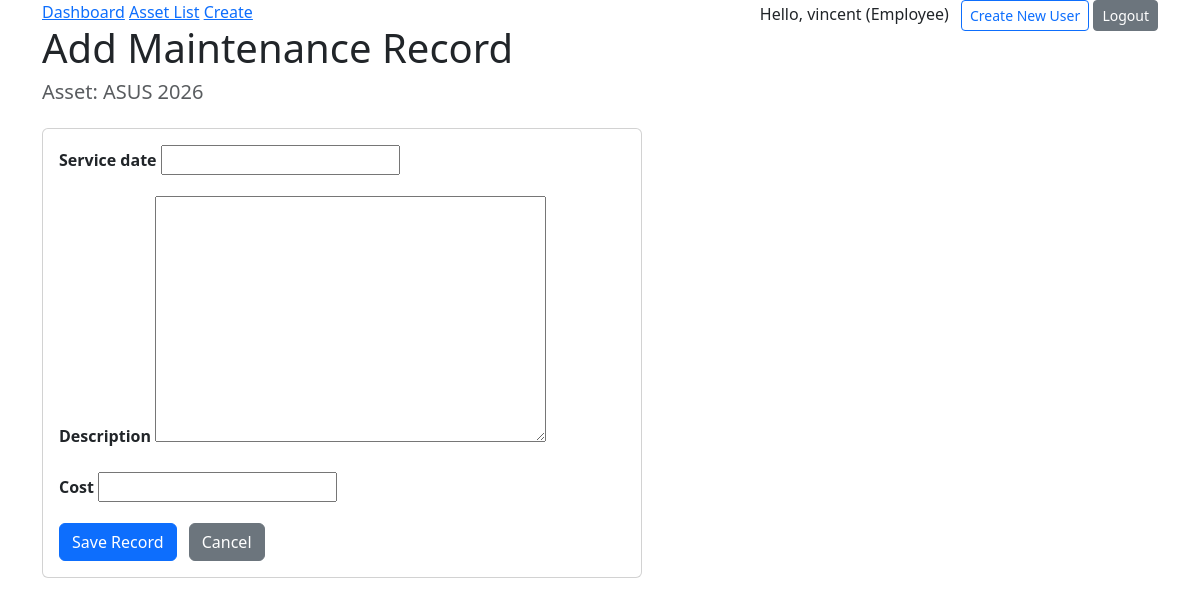
/1/maintenance/add/ (signed in), run on the app's committed database.
### assets/models.py (models this page shows, shortened)
class User(AbstractUser):
    ROLE_CHOICES = (
        ('ADMIN', 'Administrator'),
        ('MANAGER', 'Manager'),
        ('EMPLOYEE', 'Employee'),
    )
    role = models.CharField(max_length=20, choices=ROLE_CHOICES, default='EMPLOYEE')
    @property
    def is_manager_or_admin(self):
        return self.role in ['ADMIN', 'MANAGER'] or self.is_superuser

class TimeStampedModel(models.Model):
    created_at = models.DateTimeField(auto_now_add=True)
    updated_at = models.DateTimeField(auto_now=True)
    class Meta:
        abstract = True

class Asset(TimeStampedModel):
    ASSET_TYPES = (
        ('LAPTOP', 'Laptop'),
        ('MONITOR', 'Monitor'),
        ('PHONE', 'Phone'),
        ('FURNITURE', 'Furniture'),
    )
    name = models.CharField(max_length=100)
    asset_type = models.CharField(max_length=20, choices=ASSET_TYPES)
    cost = models.DecimalField(max_digits=10, decimal_places=2)
    assigned_to = models.ForeignKey(User, on_delete=models.SET_NULL, null=True, blank=True, related_name='assets')
    history = HistoricalRecords()

### assets/views.py (the view, shortened to what this page needs)
# urls.py: path('<int:pk>/maintenance/add/', MaintenanceLogCreateView.as_view(), name='maintenance-add'),
class MaintenanceLogCreateView(ManagerOrAdminRequiredMixin, CreateView):
    model = MaintenanceLog
    template_name = 'assets/maintenance_form.html'
    fields = ['service_date', 'description', 'cost']
    def get_context_data(self, **kwargs):
        context = super().get_context_data(**kwargs)
        context['asset'] = get_object_or_404(Asset, pk=self.kwargs['pk'])
        return context

### assets/mixins.py (called while the page is built)
    def dispatch(self, request, *args, **kwargs):
        if not request.user.is_authenticated:
            raise PermissionDenied('You must be logged in.')
        if not request.user.is_manager_or_admin:
            raise PermissionDenied('You must be a Manager or Administrator to perform this action.')
        return super().dispatch(request, *args, **kwargs)

### assets/templates/assets/maintenance_form.html (shortened to what this page needs)
{% extends "assets/base.html" %}
{% block content %}
<h1>Add Maintenance Record</h1>
<h5 class="text-muted mb-4">Asset: {{ asset.name }}</h5>
<div class="card" style="max-width: 600px;">
    <div class="card-body">
        <form method="post">
            {% for field in form %}
            <div class="mb-3">
                <label for="{{ field.id_for_label }}" class="form-label"><strong>{{ field.label }}</strong></label>
                {{ field }}
            </div>
            {% endfor %}
            <button type="submit" class="btn btn-primary">Save Record</button>
            <a href="{% url 'asset-detail' asset.pk %}" class="btn btn-secondary ms-2">Cancel</a>
        </form>
    </div>
</div>
{% endblock %}

### assets/templates/assets/base.html (shortened to what this page needs)
<!DOCTYPE html>
<html>
<head>
    <link href="https://cdn.jsdelivr.net/npm/bootstrap@5.3.8/dist/css/bootstrap.min.css" rel="stylesheet">
</head>
<body class="container">
    <nav>
        <a href="{% url 'dashboard' %}">Dashboard</a>
        <a href="{% url 'asset-list' %}">Asset List</a>
        <a href="{% url 'asset-create' %}">Create</a>
        <div style="float:right">
            {% if user.is_authenticated %}
                <span>Hello, {{ user.username }} ({{ user.get_role_display }})</span>
                {% if user.is_manager_or_admin %}
                    <a href="{% url "register" %}" class="btn btn-outline-primary btn-sm ms-2">Create New User</a>
                {% endif %}
                <form action="{% url "logout" %}" method="post" style="display:inline">
                    <button type="submit" class="btn btn-secondary btn-sm">Logout</button>
                </form>
            {% else %}
                <a href="{% url 'login' %}" class="btn btn-primary btn-sm">Login</a>
            {% endif %}
        </div>
    </nav>
    {% block content %}{% endblock %}
</body>
</html>

### data on the page
User: username "vincent", role "Employee"
Asset: name "ASUS 2026"

### other printed values
{{ field.label }} "Service date" "Description" "Cost"
